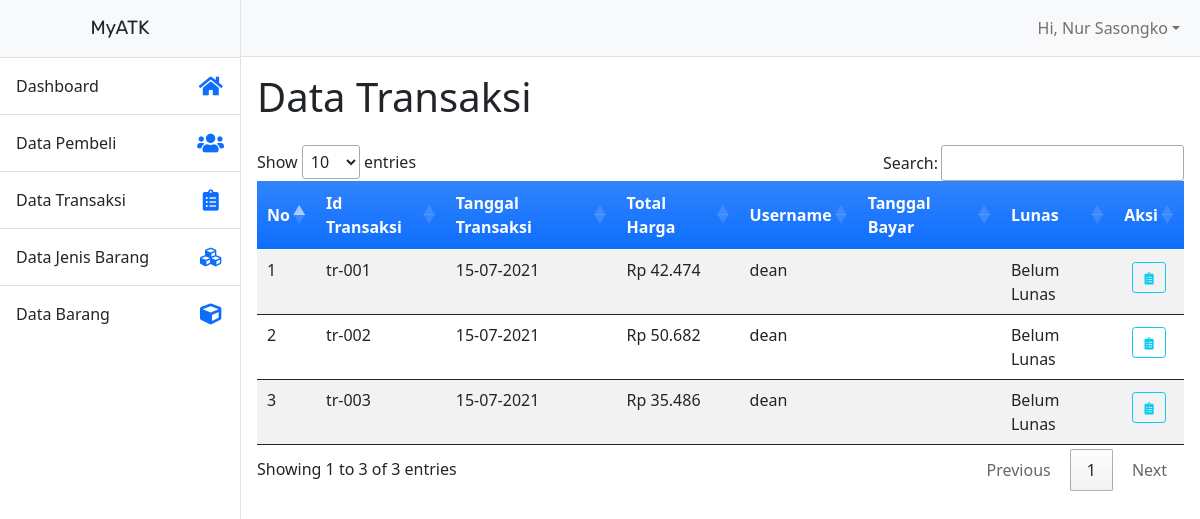
The page /admin/transaksi.php (signed in) on the database its author committed.
### tables this page shows
CREATE TABLE `transaksi` (
  `id_transaksi` varchar(225) NOT NULL,
  `tgl_transaksi` datetime NOT NULL,
  `total_harga` double(20,3) NOT NULL,
  `tgl_bayar` datetime DEFAULT NULL,
  `lunas` tinyint(1) DEFAULT NULL,
  `user_id` int(11) NOT NULL,
  `kode_unik` int(3) NOT NULL
);

CREATE TABLE `user` (
  `user_id` int(11) NOT NULL,
  `username` varchar(200) NOT NULL,
  `password` varchar(200) NOT NULL,
  `email` varchar(200) NOT NULL,
  `name` varchar(255) NOT NULL,
  `number` varchar(20) NOT NULL,
  `address` varchar(255) NOT NULL,
  `gender` char(1) NOT NULL,
  `birth_date` date DEFAULT NULL,
  `id_role` int(11) NOT NULL
);

### functions.php (called while the page is built, shortened)
<?php
function getRupiah($angka, $belakangkoma = 2)
{
    $hasil_rupiah = "Rp " . number_format($angka, $belakangkoma, ',', '.');
    return $hasil_rupiah;
}

### admin/transaksi.php (the view, shortened to what this page needs)
<?php include('template/header.php'); ?>
</head>
<body>
    <div class="d-flex" id="wrapper">
        <?php include('template/sidebar.php'); ?>
        <div id="page-content-wrapper">
            <?php include('template/top-bar.php'); ?>
            <div class="container px-3">
                <div class="row">
                    <h1 class="mt-3 my-4">Data Transaksi</h1>
                    <div class="col-lg">
                        <div class="table-responsive">
                            <table id="table_id" class="table table-striped table-hover" style="border: 0px">
                                <thead>
                                    <tr class="bg-primary bg-gradient text-white align-middle">
                                        <th>No</th>
                                        <th>Id Transaksi</th>
                                        <th>Tanggal Transaksi</th>
                                        <th>Total Harga</th>
                                        <th>Username</th>
                                        <th>Tanggal Bayar</th>
                                        <th>Lunas</th>
                                        <th>Aksi</th>
                                    </tr>
                                </thead>
                                <tbody>
                                    <?php
                                    $sql = "SELECT t.id_transaksi,
                                                    t.tgl_transaksi,
                                                    t.total_harga,
                                                    t.tgl_bayar,
                                                    u.username,
                                                    t.lunas
                                            FROM transaksi t
                                            INNER JOIN user u
                                            ON t.user_id = u.user_id";
                                    $result = $db->query($sql);
                                    $rows = $result->fetch_all(MYSQLI_ASSOC);
                                    $no = 0;
                                    foreach ($rows as $rowsData) :
                                    ?>
                                        <tr>
                                            <td><?= ++$no ?></td>
                                            <td><?= $rowsData["id_transaksi"]; ?></td>
                                            <td><?= date('d-m-Y', strtotime($rowsData["tgl_transaksi"])) ?></td>
                                            <td><?= getRupiah($rowsData["total_harga"], 0)  ?></td>
                                            <td><?= $rowsData["username"]; ?></td>
                                            <td><?= ($rowsData["tgl_bayar"] == NULL ? "" : date('d-m-Y h:i:s', strtotime($rowsData["tgl_bayar"]))) ?></td>
                                            <td><?php if (($rowsData["lunas"]) == 1)
                                                    echo "Lunas";
                                                else
                                                    echo "Belum Lunas";
                                                ?></td>
                                            <td>
                                                <div class="d-flex flex-row justify-content-center">
                                                    <a href="transaksi-detail.php?id_transaksi=<?php echo $rowsData["id_transaksi"]; ?>" class="btn btn-outline-info btn-sm m-1"><i class="fas fa-clipboard-list fa-sm fa-fw"></i></a>
                                                </div>
                                            </td>
                                        </tr>
                                    <?php endforeach; ?>
                                </tbody>
                            </table>
                        </div>
                    </div>
                </div>
            </div>
        </div>
    </div>
</body>
</html>

### rows shown on the page
transaksi: id_transaksi "tr-001", tgl_transaksi "15-07-2021", total_harga "Rp 42.474", user.username "dean", shows "Belum Lunas"
transaksi: id_transaksi "tr-002", tgl_transaksi "15-07-2021", total_harga "Rp 50.682", user.username "dean", shows "Belum Lunas"
transaksi: id_transaksi "tr-003", tgl_transaksi "15-07-2021", total_harga "Rp 35.486", user.username "dean", shows "Belum Lunas"

### other values the page prints
$_SESSION["Name"] "Nur Sasongko"
